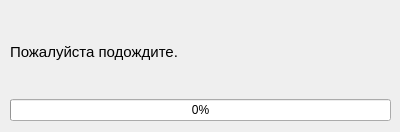
<?xml version="1.0" encoding="UTF-8"?>
<ui version="4.0">
 <class>Form</class>
 <widget class="QWidget" name="Form">
  <property name="geometry">
   <rect>
    <x>0</x>
    <y>0</y>
    <width>400</width>
    <height>132</height>
   </rect>
  </property>
  <property name="windowTitle">
   <string>РАБОТАЕМ</string>
  </property>
  <widget class="QWidget" name="verticalLayoutWidget">
   <property name="geometry">
    <rect>
     <x>10</x>
     <y>10</y>
     <width>381</width>
     <height>111</height>
    </rect>
   </property>
   <layout class="QVBoxLayout" name="verticalLayout">
    <item>
     <widget class="QLabel" name="label">
      <property name="font">
       <font>
        <family>MS Shell Dlg 2</family>
        <pointsize>11</pointsize>
       </font>
      </property>
      <property name="text">
       <string>Пожалуйста подождите.</string>
      </property>
     </widget>
    </item>
    <item>
     <widget class="QProgressBar" name="progressBar">
      <property name="value">
       <number>0</number>
      </property>
     </widget>
    </item>
   </layout>
  </widget>
 </widget>
 <resources/>
 <connections/>
</ui>
